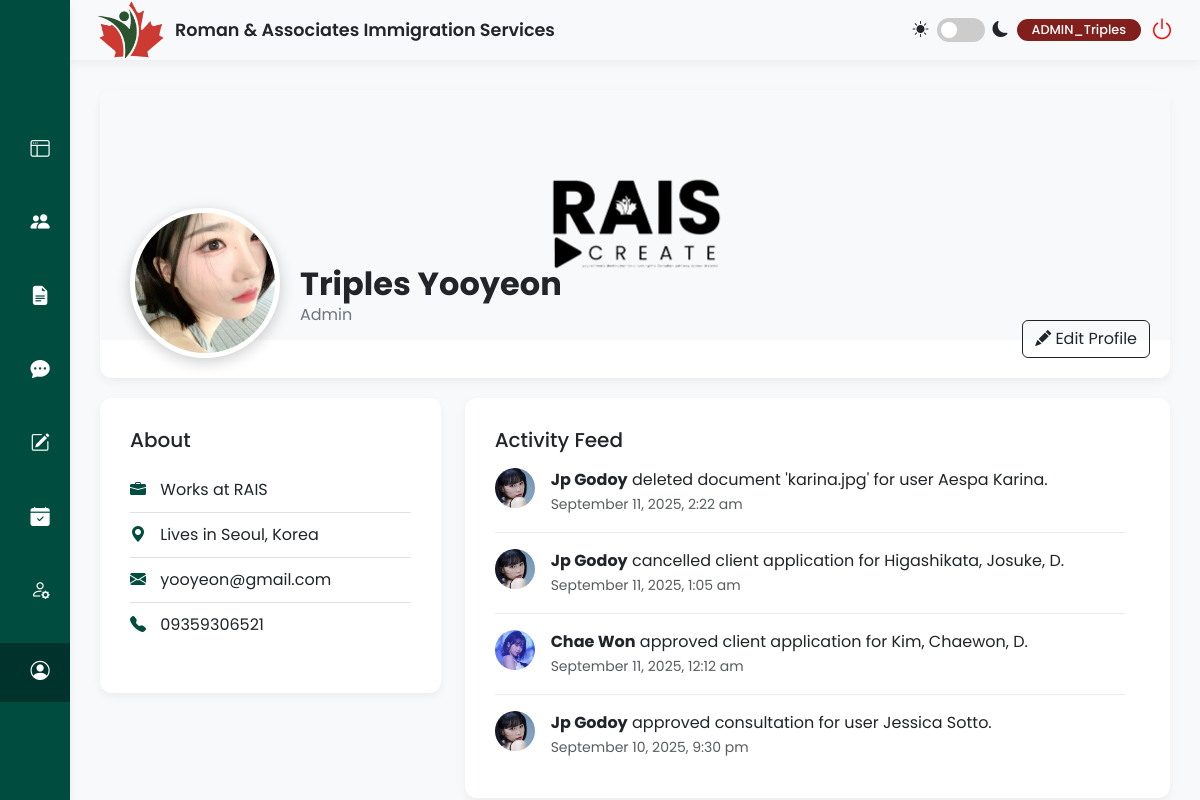
The page /admin/profile.php (signed in) on the database its author committed.
### tables this page shows
CREATE TABLE `admin_activity_log` (
  `id` int(11) NOT NULL,
  `admin_id` int(11) NOT NULL,
  `action` varchar(255) NOT NULL,
  `target_id` int(11) DEFAULT NULL,
  `target_type` varchar(50) DEFAULT NULL,
  `details` text DEFAULT NULL,
  `timestamp` timestamp NOT NULL DEFAULT current_timestamp()
);

CREATE TABLE `users` (
  `id` int(11) NOT NULL,
  `firstName` varchar(50) NOT NULL,
  `lastName` varchar(50) NOT NULL,
  `address` varchar(255) NOT NULL,
  `phone` varchar(20) NOT NULL,
  `email` varchar(100) NOT NULL,
  `password` varchar(255) NOT NULL,
  `profileImage` varchar(255) DEFAULT NULL,
  `location` varchar(255) DEFAULT NULL,
  `birthday` date DEFAULT NULL,
  `facebook` varchar(255) DEFAULT NULL,
  `instagram` varchar(255) DEFAULT NULL,
  `gmail` varchar(255) DEFAULT NULL,
  `email_notifications` tinyint(1) NOT NULL DEFAULT 1,
  `dark_mode` tinyint(1) NOT NULL DEFAULT 0,
  `documents_uploaded` tinyint(1) NOT NULL DEFAULT 0,
  `profile_picture_uploaded` tinyint(1) NOT NULL DEFAULT 0,
  `birthday_added` tinyint(1) NOT NULL DEFAULT 0,
  `social_links_added` tinyint(1) NOT NULL DEFAULT 0,
  `has_seen_tour` tinyint(1) NOT NULL DEFAULT 0,
  `role` varchar(50) NOT NULL DEFAULT 'client',
  `status` varchar(50) NOT NULL DEFAULT 'Inactive',
  `last_login` datetime DEFAULT NULL,
  `last_activity` datetime DEFAULT NULL,
  `reset_token_hash` varchar(64) DEFAULT NULL,
  `reset_token_expires_at` datetime DEFAULT NULL
);

### admin/profile.php (the view, shortened to what this page needs)
<?php
require_once '../config.php';
$activityLogs = [];
$sql_activity = "SELECT u.firstName, u.lastName, u.profileImage, a.action, a.details, a.timestamp
                 FROM admin_activity_log a
                 JOIN users u ON a.admin_id = u.id
                 ORDER BY a.timestamp DESC
                 LIMIT 15";
$result_activity = $conn->query($sql_activity);
if ($result_activity && $result_activity->num_rows > 0) {
    while ($row = $result_activity->fetch_assoc()) {
        $activityLogs[] = $row;
    }
}
?>
<!doctype html>
<html lang="en">
<head>
    <link href="https://cdn.jsdelivr.net/npm/bootstrap@5.3.3/dist/css/bootstrap.min.css" rel="stylesheet">
    <link rel="stylesheet" href="https://cdn.jsdelivr.net/npm/bootstrap-icons@1.11.3/font/bootstrap-icons.min.css">
    <link rel="stylesheet" href="style.css">
</head>
<body>
    <div class="main-wrapper">
        <?php require_once 'sidebar.php'; ?>
        <div class="content-area">
            <?php require_once 'header.php'; ?>
            <main class="main-content">
                <div class="profile-header">
                    <div class="cover-photo"></div>
                    <div class="profile-info">
                        <div id="profilePictureContainer" class="profile-picture">
                        </div>
                        <div class="profile-name">
                            <h2 id="profileName"></h2>
                            <p id="profileTitle"></p>
                        </div>
                        <button class="btn btn-outline-secondary edit-profile-btn" data-bs-toggle="modal" data-bs-target="#editProfileModal"><i class="bi bi-pencil-fill"></i> Edit Profile</button>
                    </div>
                </div>
                <div class="row">
                    <div class="col-lg-4">
                        <div class="content-card">
                            <h5>About</h5>
                            <ul class="list-unstyled info-list mt-3">
                                <li id="profileWork"></li>
                                <li id="profileLocation"></li>
                                <li id="profileEmail"></li>
                                <li id="profilePhone"></li>
                            </ul>
                        </div>
                    </div>
                    <div class="col-lg-8">
                        <div class="content-card">
                            <h5 class="mb-3">Activity Feed</h5>
                            <div class="activity-feed-list">
                                <?php if (empty($activityLogs)): ?>
                                    <p class="text-muted text-center">No recent activity to display.</p>
                                <?php else: ?>
                                    <?php foreach ($activityLogs as $log): ?>
                                        <div class="activity-item d-flex align-items-start">
                                            <div class="flex-shrink-0">
                                                <?php if (!empty($log['profileImage'])): ?>
                                                    <img src="../<?php echo htmlspecialchars($log['profileImage']); ?>" alt="<?php echo htmlspecialchars($log['firstName']); ?>" class="rounded-circle" width="40" height="40">
                                                <?php else: ?>
                                                    <div class="rounded-circle bg-secondary text-white d-flex align-items-center justify-content-center" style="width: 40px; height: 40px; font-weight: 500;">
                                                        <?php echo strtoupper(substr($log['firstName'], 0, 1)); ?>
                                                    </div>
                                                <?php endif; ?>
                                            </div>
                                            <div class="flex-grow-1 ms-3">
                                                <p class="mb-0">
                                                    <strong><?php echo htmlspecialchars($log['firstName'] . ' ' . $log['lastName']); ?></strong>
                                                    <?php echo htmlspecialchars(lcfirst($log['details'])); ?>
                                                </p>
                                                <small class="text-muted">
                                                    <?php
                                                        $date = new DateTime($log['timestamp']);
                                                        echo $date->format('F j, Y, g:i a');
                                                    ?>
                                                </small>
                                            </div>
                                        </div>
                                    <?php endforeach; ?>
                                <?php endif; ?>
                            </div>
                        </div>
                    </div>
                </div>
            </main>
        </div>
    </div>
</body>
</html>

### admin/style.css (style rules this page uses)
:root { --rais-bg-light: #f8f9fa; --rais-border-color: #dee2e6; --rais-button-maroon: #811F1D; --rais-card-bg: #ffffff; --rais-dark-green: #00332c; --rais-light-gray: #f8f9fa; --rais-primary-green: #004d40; --rais-shadow: 0 4px 10px rgba(0, 0, 0, 0.05); --rais-text-dark: #212529; --rais-text-light: #6c757d; }
body { background-color: var(--rais-light-gray); color: var(--rais-text-dark); font-family: 'Poppins', sans-serif; overflow: hidden; transition: background-color 0.3s, color 0.3s; }
.content-area { flex-grow: 1; height: 100vh; margin-left: 70px; overflow-y: auto; }
.content-card { background-color: var(--rais-card-bg); border-radius: 12px; box-shadow: var(--rais-shadow); margin-bottom: 20px; padding: 30px; }
.cover-photo { height: 250px; background-image: url('../img/logo2.png'); background-size: contain; background-repeat: no-repeat; background-position: center; border-radius: 12px 12px 0 0; background-color: var(--rais-light-gray); }
.edit-profile-btn { position: absolute; bottom: 20px; right: 20px; border-color: var(--rais-text-dark); color: var(--rais-text-dark); }
.info-list li { padding: 10px 0; border-bottom: 1px solid var(--rais-border-color); }
.info-list li:last-child { border-bottom: none; }
.main-content { display: flex; flex-direction: column; flex-grow: 1; height: calc(100vh - 60px); padding: 30px; }
.main-wrapper { display: flex; height: 100vh; }
.profile-header { background-color: var(--rais-card-bg); border-radius: 12px; box-shadow: var(--rais-shadow); margin-bottom: 20px; position: relative; }
.profile-info { display: flex; align-items: flex-end; position: relative; margin-top: -75px; padding-left: 30px; padding-bottom: 20px; }
.profile-name { margin-left: 20px; margin-bottom: 15px; }
.profile-name h2 { font-weight: 700; margin-bottom: 0; }
.profile-name p { color: var(--rais-text-light); }
.profile-picture { width: 150px; height: 150px; border-radius: 50%; border: 5px solid var(--rais-card-bg); object-fit: cover; background-color: var(--rais-card-bg); }

### admin/profile.php (style rules this page uses)
.profile-picture { width: 150px; height: 150px; border-radius: 50%; overflow: hidden; position: relative; background-color: #e9ecef; border: 5px solid #fff; margin-top: -75px; box-shadow: 0 4px 15px rgba(0, 0, 0, 0.2); display: flex; align-items: center; justify-content: center; }
.activity-feed-list { max-height: 300px; overflow-y: auto; padding-right: 15px; }
.activity-item { padding-bottom: 1rem; }
.activity-item:not(:last-child) { margin-bottom: 1rem; border-bottom: 1px solid #e9ecef; }
.activity-item img { object-fit: cover; }

### rows shown on the page
admin_activity_log: admin.profileImage (picture), admin.lastName "Jp Godoy", details "deleted document 'karina.jpg' for user Aespa Karina.", timestamp "September 11, 2025, 2:22 am"
admin_activity_log: admin.profileImage (picture), admin.lastName "Jp Godoy", details "cancelled client application for Higashikata, Josuke, D.", timestamp "September 11, 2025, 1:05 am"
admin_activity_log: admin.profileImage (picture), admin.lastName "Chae Won", details "approved client application for Kim, Chaewon, D.", timestamp "September 11, 2025, 12:12 am"
admin_activity_log: admin.profileImage (picture), admin.lastName "Jp Godoy", details "approved consultation for user Jessica Sotto.", timestamp "September 10, 2025, 9:30 pm"

### other values the page prints
$_SESSION['firstName'] "Triples"
